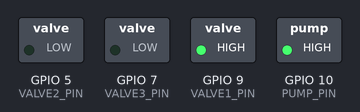
Bench run of a sketch on a simulated ESP32-S3. On the bench: switched loads named in the sketch (green lamp = pin HIGH). At 6.9 s the program puts the board to deep sleep or switches it off; the recording ends there.

Above: at 0.1 s.
At 3.4 s:
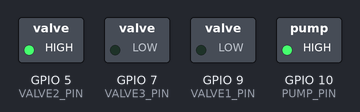
At 5.7 s:
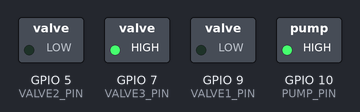
At 6.75 s:
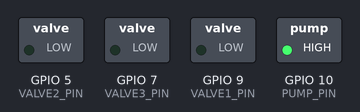
Timing chart, 0 to 6.9 s (numbered marks = the images above):
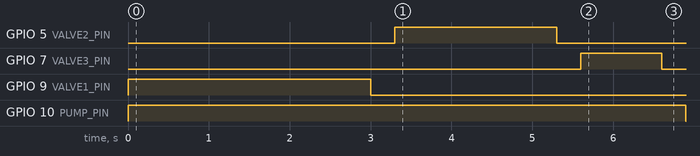

Measured:
- by itself, GPIO 5 (VALVE2_PIN): LOW → HIGH at 3.3 s, → LOW 2.0 s later
- by itself, GPIO 7 (VALVE3_PIN): LOW → HIGH at 5.6 s, → LOW 1.0 s later
- by itself, GPIO 9 (VALVE1_PIN): LOW → HIGH at 0.00 s, → LOW 3.0 s later
- by itself, GPIO 10 (PUMP_PIN): LOW → HIGH at 0.00 s, → LOW 6.9 s later

The sketch:

watering-system.ino
```cpp
#define PUMP_PIN 10
#define VALVE1_PIN 9
#define VALVE2_PIN 5
#define VALVE3_PIN 7

const int valves[] = {VALVE1_PIN, VALVE2_PIN, VALVE3_PIN};
const int durations[] = {3000, 2000, 1000}; // valves open duration [ms]
const int valveCount = sizeof(valves) / sizeof(valves[0]);

void setup() {
  pinMode(PUMP_PIN, OUTPUT);
  for (int i = 0; i < valveCount; i++) {
    pinMode(valves[i], OUTPUT);
    digitalWrite(valves[i], LOW);
  }

  digitalWrite(PUMP_PIN, HIGH);

  for (int i = 0; i < valveCount; i++) {
    digitalWrite(valves[i], HIGH);
    delay(durations[i]);
    digitalWrite(valves[i], LOW);
    delay(300);
  }

  digitalWrite(PUMP_PIN, LOW);

  // Deep sleep 12h
  esp_sleep_enable_timer_wakeup(12ULL * 60 * 60 * 1000000);
  esp_deep_sleep_start();
}

void loop() {
}
```
